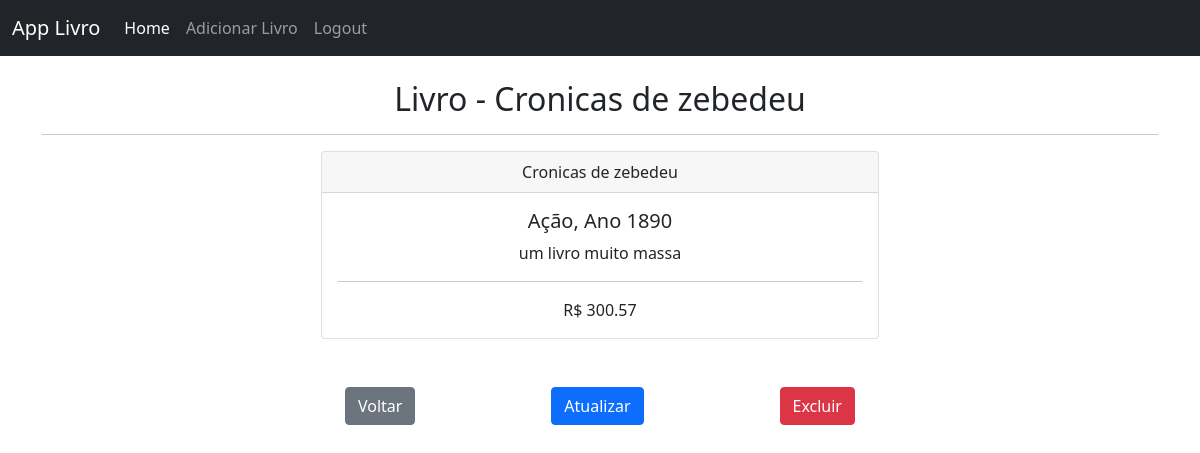
The app's page /book/2/ (signed in) with its own data.
### livraria/models.py (models this page shows, shortened)
class Book(models.Model):
    created_at = models.DateTimeField(auto_now_add=True)
    title = models.CharField(max_length=50)
    description = models.CharField(max_length=200)
    year = models.IntegerField()
    genre = models.CharField(max_length=30)
    value = models.FloatField()

### livraria/views.py (the view)
# urls.py: path("book/<int:id>/", book_detail, name='book'),
def book_detail(request, id):
    if request.user.is_authenticated:
        book = Book.objects.get(id = id)
        return render(request, 'book.html', {'book': book})
    else:
        messages.error(request,"Você precisa estar logado")
        return redirect("home")

### livraria/templates/book.html
{% extends 'base.html' %}
{% block content %}
    <h2 class="text-center">Livro - {{book.title}}</h2>
    <hr>
    <div class="col-md-6 offset-md-3">
        <div class="card">
            <div class="card-header text-center">
                {{book.title}}
            </div>
            <div class="card-body text-center">
                <h5 class="card-title">{{book.genre}}, Ano {{book.year}}</h5>
                <p>{{book.description}}</p>
                <hr>
                <span>R$ {{book.value}}</span>
            </div>
        </div>
        <br><br>
        <div class="d-flex justify-content-between px-4">
            <a href="{% url 'home' %}" class="btn btn-secondary">Voltar</a>
            <a href="{% url 'update_book' book.id %}" class="btn btn-primary">Atualizar</a>
            <a href="{% url 'delete_book' book.id %}" class="btn btn-danger">Excluir</a>
        </div>
    </div>
{% endblock %}

### records on screen
Book: title "Cronicas de zebedeu", genre "Ação", year "1890", description "um livro muito massa", value "300.57"
